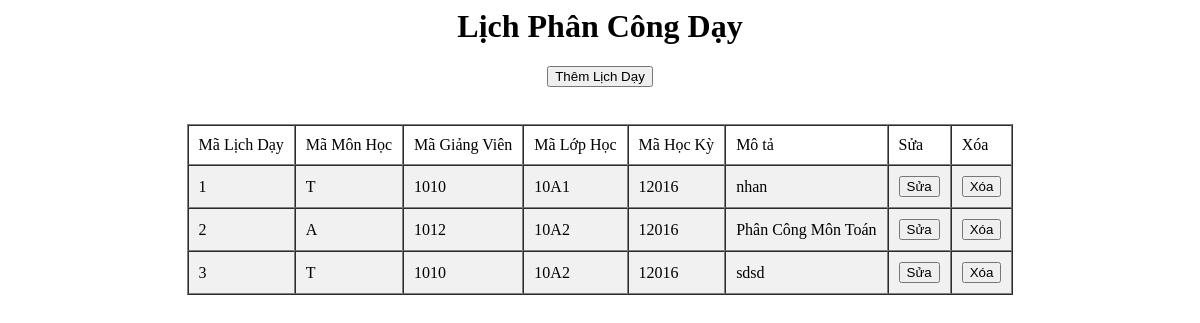
Before: /admin/day/hienthi.php with the older database file.
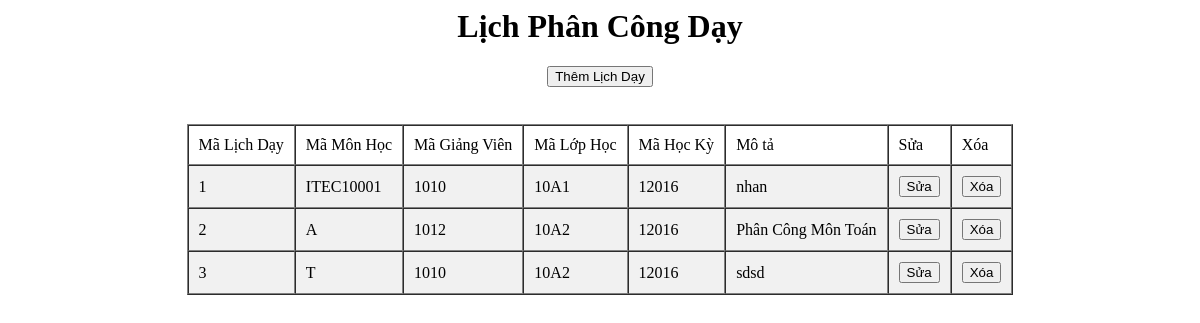
After: the same page with the newer database file.
### tables this page shows
CREATE TABLE `day` (
  `MaDayHoc` varchar(10) NOT NULL,
  `MaMonHoc` varchar(10) NOT NULL,
  `Magv` int(10) NOT NULL,
  `MaLopHoc` varchar(10) NOT NULL,
  `MaHocKy` varchar(10) NOT NULL,
  `MoTaPhanCong` varchar(50) NOT NULL
);

### classes/day.class.php (called while the page is built, shortened)
<?php
class day extends DB
{
    function allday()
    {
        $con = $this->connect();
        $sql = "select * from day";
        $query = mysqli_query($con, $sql);
        $result = array();
        if ($query) {
            while ($row = mysqli_fetch_assoc($query)) {
                $result[] = $row;
            }
        }
        return $result;
    }
}

### admin/day/hienthi.php (the view, shortened to what this page needs)
<?php
require "../classes/day.class.php";
$con = new day();
$day = $con->allday();
?>
<!DOCTYPE html>
<html>
<head>
</head>
<body>
    <h1 align="center" style="font-family:Tahoma;font-weight: bold">Lịch Phân Công Dạy</h1>
    <h3 align="center">
        <a href="day/themday.php">
            <button class="add-button">Thêm Lịch Dạy</button>
        </a>
    </h3>
    <table align="center" border="1" cellspacing="0" cellpadding="10">
        <tr class="ToT">
            <td>Mã Lịch Dạy</td>
            <td>Mã Môn Học</td>
            <td>Mã Giảng Viên</td>
            <td>Mã Lớp Học</td>
            <td>Mã Học Kỳ</td>
            <td>Mô tả</td>
            <td>Sửa</td>
            <td>Xóa</td>
        </tr>
        <?php foreach ($day as $item) { ?>
            <tr style='background-color: #f1f1f1;'>
                <td>
                    <?php echo $item['MaDayHoc']; ?>
                </td>
                <td>
                    <?php echo $item['MaMonHoc']; ?>
                </td>
                <td>
                    <?php echo $item['Magv']; ?>
                </td>
                <td>
                    <?php echo $item['MaLopHoc']; ?>
                </td>
                <td>
                    <?php echo $item['MaHocKy']; ?>
                </td>
                <td>
                    <?php echo $item['MoTaPhanCong']; ?>
                </td>
                <td>
                    <?php echo "<a href='day/suaday.php?id=$item[MaDayHoc]'>
            <button type='button' class = 'fix-button'>Sửa</button>
            </a>"; ?>
                </td>
                <td>
                    <?php echo "<a href='day/xoaday.php?id=$item[MaDayHoc]' onclick='return XacNhan();'>
               <button type='button'  class = 'fix-button'>Xóa</button>
               </a>"; ?>
                </td>
            </tr>
        <?php } ?>
        <br />
    </table>

Changed rows visible on the page:
changed day "nhan": MaMonHoc "T" → "ITEC10001"
